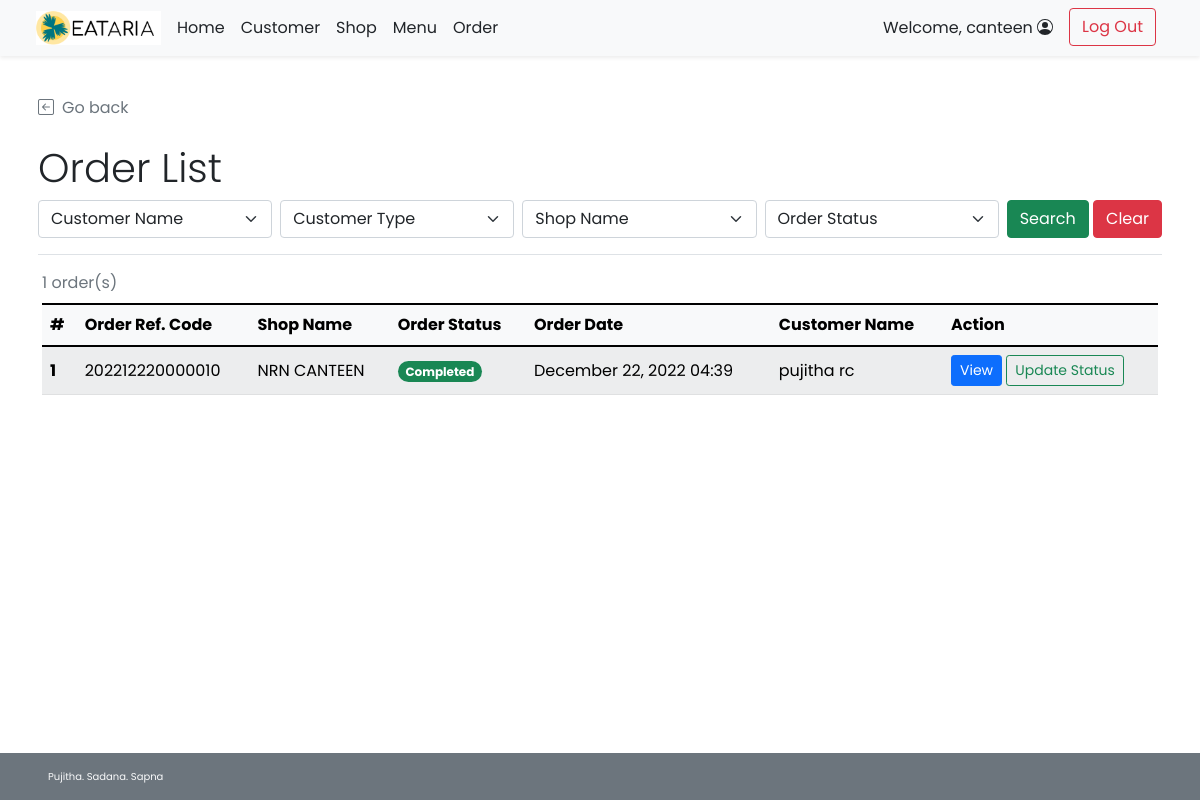
/admin/admin_order_list.php (signed in), run on an earlier commit of the app's database.
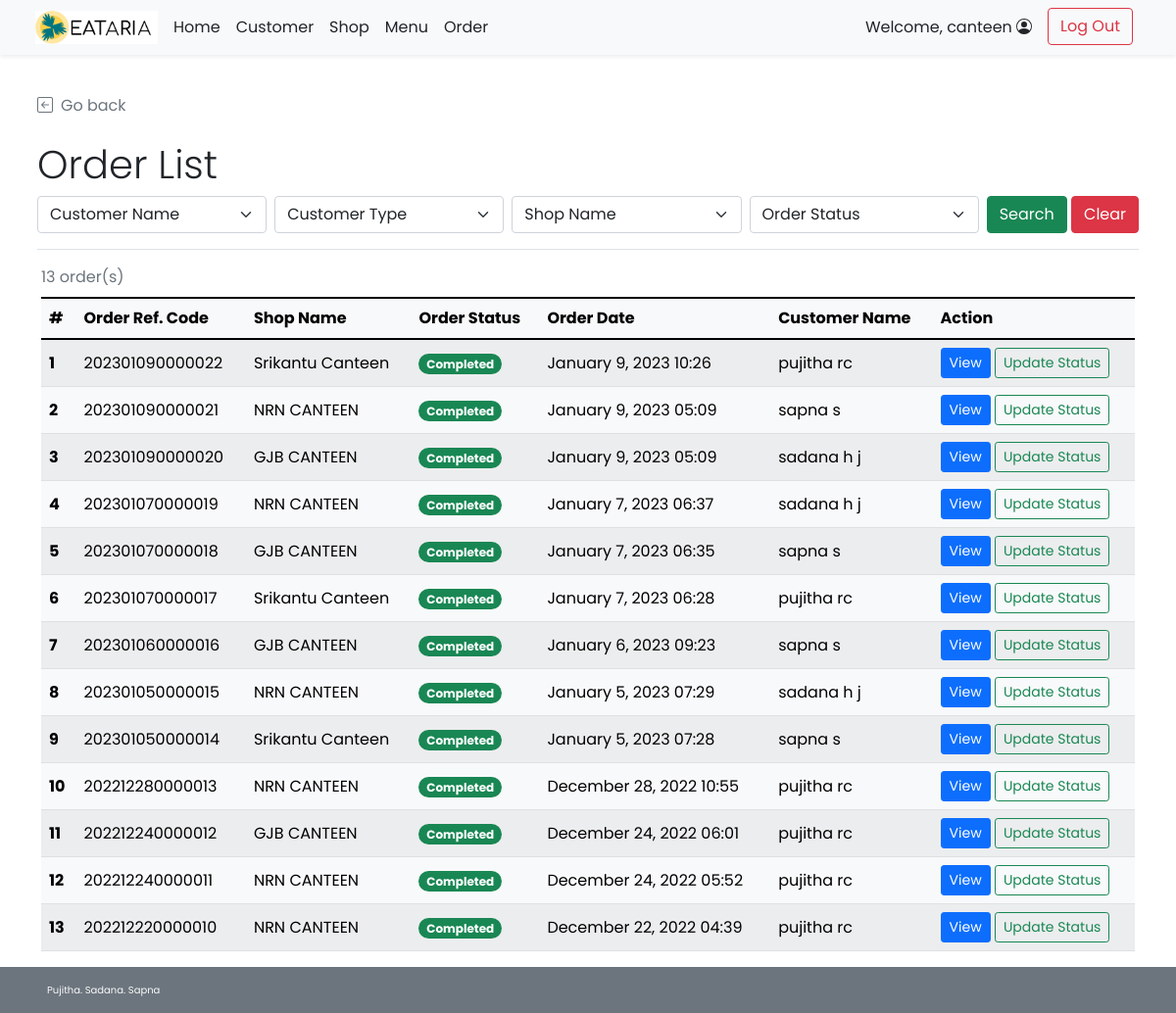
And on a later commit of the database.
### tables this page shows
CREATE TABLE `order_header` (
  `orh_id` int(11) NOT NULL,
  `orh_refcode` varchar(15) DEFAULT NULL,
  `c_id` int(11) NOT NULL,
  `s_id` int(11) NOT NULL,
  `orh_ordertime` timestamp NOT NULL DEFAULT current_timestamp(),
  `orh_pickuptime` datetime NOT NULL,
  `orh_orderstatus` varchar(10) NOT NULL,
  `orh_finishedtime` datetime DEFAULT NULL
);

CREATE TABLE `shop` (
  `s_id` int(11) NOT NULL,
  `s_username` varchar(45) NOT NULL,
  `s_pwd` varchar(45) NOT NULL,
  `s_name` varchar(45) NOT NULL,
  `s_location` varchar(100) NOT NULL,
  `s_openhour` time NOT NULL,
  `s_closehour` time NOT NULL,
  `s_status` tinyint(4) NOT NULL DEFAULT 1 COMMENT 'shop ready for taking orders or not(1 for open, 0 for close)\r\n',
  `s_preorderstatus` tinyint(4) NOT NULL DEFAULT 1 COMMENT 'shop is ready for preorder or not',
  `s_email` varchar(45) NOT NULL,
  `s_phoneno` varchar(10) NOT NULL,
  `s_pic` text DEFAULT NULL
);

CREATE TABLE `customer` (
  `c_id` int(11) NOT NULL,
  `c_username` varchar(45) NOT NULL,
  `c_pwd` varchar(45) NOT NULL,
  `c_firstname` varchar(45) NOT NULL,
  `c_lastname` varchar(45) NOT NULL,
  `c_email` varchar(45) NOT NULL,
  `c_gender` varchar(1) NOT NULL COMMENT 'M for male, F for female',
  `c_type` varchar(3) NOT NULL COMMENT 'STD for student\r\nINS for instructor\r\nSTF for staff\r\nGUE for guest\r\nADM for admin\r\nOTH for others'
);

### admin/admin_order_list.php (the view, shortened to what the changed rows need)
<!DOCTYPE html>
<html lang="en" class="h-100">
<head>
    <?php
        include("../conn_db.php");
        include('../head.php');
    ?>
    <link href="../css/main.css" rel="stylesheet">
</head>
<body class="d-flex flex-column h-100">
    <div class="container p-2 pb-0" id="admin-dashboard">
        <div class="mt-4 border-bottom">
            <h2 class="pt-3 display-6">Order List</h2>
        </div>
    </div>
    <?php
            if(isset($_GET["search"])){
                if($_GET["c_id"]!=''){ $cid_clause = " AND orh.c_id = '{$_GET['c_id']}' "; }else{ $cid_clause = " ";}
                if($_GET["s_id"]!=''){ $sid_clause = " AND orh.s_id = '{$_GET['s_id']}' "; }else{ $sid_clause = " ";}
                $query = "SELECT orh.orh_id,orh.orh_refcode,orh.orh_ordertime,c.c_firstname,c.c_lastname,orh.orh_orderstatus,s.s_name
                FROM order_header orh INNER JOIN customer c ON orh.c_id = c.c_id
                INNER JOIN shop s ON orh.s_id = s.s_id WHERE c.c_type LIKE '%{$_GET['ut']}%'
                AND orh_orderstatus LIKE '%{$_GET['os']}%'".$cid_clause.$sid_clause." ORDER BY orh.orh_ordertime DESC;";
            }else{
                $query = "SELECT orh.orh_id,orh.orh_refcode,orh.orh_ordertime,c.c_firstname,c.c_lastname,orh.orh_orderstatus,s.s_name
                FROM order_header orh INNER JOIN customer c ON orh.c_id = c.c_id  INNER JOIN shop s ON orh.s_id = s.s_id ORDER BY orh.orh_ordertime DESC;";
            }
            $result = $mysqli -> query($query);
            $numrow = $result -> num_rows;
            if($numrow > 0){
        ?>
        <div class="container align-items-stretch pt-2">
            <div class="table-responsive">
            <table class="table rounded-5 table-light table-striped table-hover align-middle caption-top mb-3">
                <caption><?php echo $numrow;?> order(s) <?php if(isset($_GET["search"])){?><br /><a
                        Result</a><?php } ?></caption>
                <thead class="bg-light">
                    <tr>
                        <th scope="col">#</th>
                        <th scope="col">Order Ref. Code</th>
                        <th scope="col">Shop Name</th>
                        <th scope="col">Order Status</th>
                        <th scope="col">Order Date</th>
                        <th scope="col">Customer Name</th>
                        <th scope="col">Action</th>
                    </tr>
                </thead>
                <tbody>
                    <?php $i=1; while($row = $result -> fetch_array()){ ?>
                    <tr>
                        <th><?php echo $i++;?></th>
                        <td><?php echo $row["orh_refcode"];?></td>
                        <td><?php echo $row["s_name"];?></td>
                        <td>
                            <?php if($row["orh_orderstatus"]=="ACPT"){ ?>
                                <span class="fw-bold badge rounded-pill bg-info text-dark">Accepted</span>
                            <?php }else if($row["orh_orderstatus"]=="PREP"){ ?>
                                <span class="fw-bold badge rounded-pill bg-warning text-dark">Preparing</span>
                            <?php }else if($row["orh_orderstatus"]=="RDPK"){ ?>
                                <span class="fw-bold badge rounded-pill bg-primary text-white">Ready to pick up</span>
                            <?php }else if($row["orh_orderstatus"]=="FNSH"){?>
                                <span class="fw-bold badge rounded-pill bg-success text-white">Completed</span>
                            <?php } ?>
                        </td>
                        <td><?php
                        $order_time = (new Datetime($row["orh_ordertime"])) -> format("F j, Y H:i");
                        echo $order_time;
                        ?></td>
                        <td><?php echo $row["c_firstname"]." ".$row["c_lastname"];?></td>
                        <td>
                            <a href="admin_order_detail.php?orh_id=<?php echo $row["orh_id"]?>" class="btn btn-sm btn-primary">View</a>
                            <a href="admin_order_update.php?orh_id=<?php echo $row["orh_id"]?>" class="btn btn-sm btn-outline-success">Update Status</a>
                        </td>
                    </tr>
                    <?php } ?>
                </tbody>
            </table>
        </div>
        </div>
        <?php } ?>
</body>
</html>

What changed in the data, as far as the page shows it:
added order_header: orh_refcode "202301090000022", s.s_name "Srikantu Canteen", orh_orderstatus "Completed", orh_ordertime "January 9, 2023 10:26", c.c_firstname "pujitha", c.c_lastname "rc"
added order_header: orh_refcode "202301090000021", s.s_name "NRN CANTEEN", orh_orderstatus "Completed", orh_ordertime "January 9, 2023 05:09", c.c_firstname "sapna", c.c_lastname "s"
added order_header: orh_refcode "202301090000020", s.s_name "GJB CANTEEN", orh_orderstatus "Completed", orh_ordertime "January 9, 2023 05:09", c.c_firstname "sadana", c.c_lastname "h j"
added order_header: orh_refcode "202301070000019", s.s_name "NRN CANTEEN", orh_orderstatus "Completed", orh_ordertime "January 7, 2023 06:37", c.c_firstname "sadana", c.c_lastname "h j"
added order_header: orh_refcode "202301070000018", s.s_name "GJB CANTEEN", orh_orderstatus "Completed", orh_ordertime "January 7, 2023 06:35", c.c_firstname "sapna", c.c_lastname "s"
added order_header: orh_refcode "202301070000017", s.s_name "Srikantu Canteen", orh_orderstatus "Completed", orh_ordertime "January 7, 2023 06:28", c.c_firstname "pujitha", c.c_lastname "rc"
added order_header: orh_refcode "202301060000016", s.s_name "GJB CANTEEN", orh_orderstatus "Completed", orh_ordertime "January 6, 2023 09:23", c.c_firstname "sapna", c.c_lastname "s"
added order_header: orh_refcode "202301050000015", s.s_name "NRN CANTEEN", orh_orderstatus "Completed", orh_ordertime "January 5, 2023 07:29", c.c_firstname "sadana", c.c_lastname "h j"
added order_header: orh_refcode "202301050000014", s.s_name "Srikantu Canteen", orh_orderstatus "Completed", orh_ordertime "January 5, 2023 07:28", c.c_firstname "sapna", c.c_lastname "s"
added order_header: orh_refcode "202212280000013", s.s_name "NRN CANTEEN", orh_orderstatus "Completed", orh_ordertime "December 28, 2022 10:55", c.c_firstname "pujitha", c.c_lastname "rc"
added order_header: orh_refcode "202212240000012", s.s_name "GJB CANTEEN", orh_orderstatus "Completed", orh_ordertime "December 24, 2022 06:01", c.c_firstname "pujitha", c.c_lastname "rc"
added order_header: orh_refcode "202212240000011", s.s_name "NRN CANTEEN", orh_orderstatus "Completed", orh_ordertime "December 24, 2022 05:52", c.c_firstname "pujitha", c.c_lastname "rc"
Also different on the page:
$numrow: "1" → "13"
